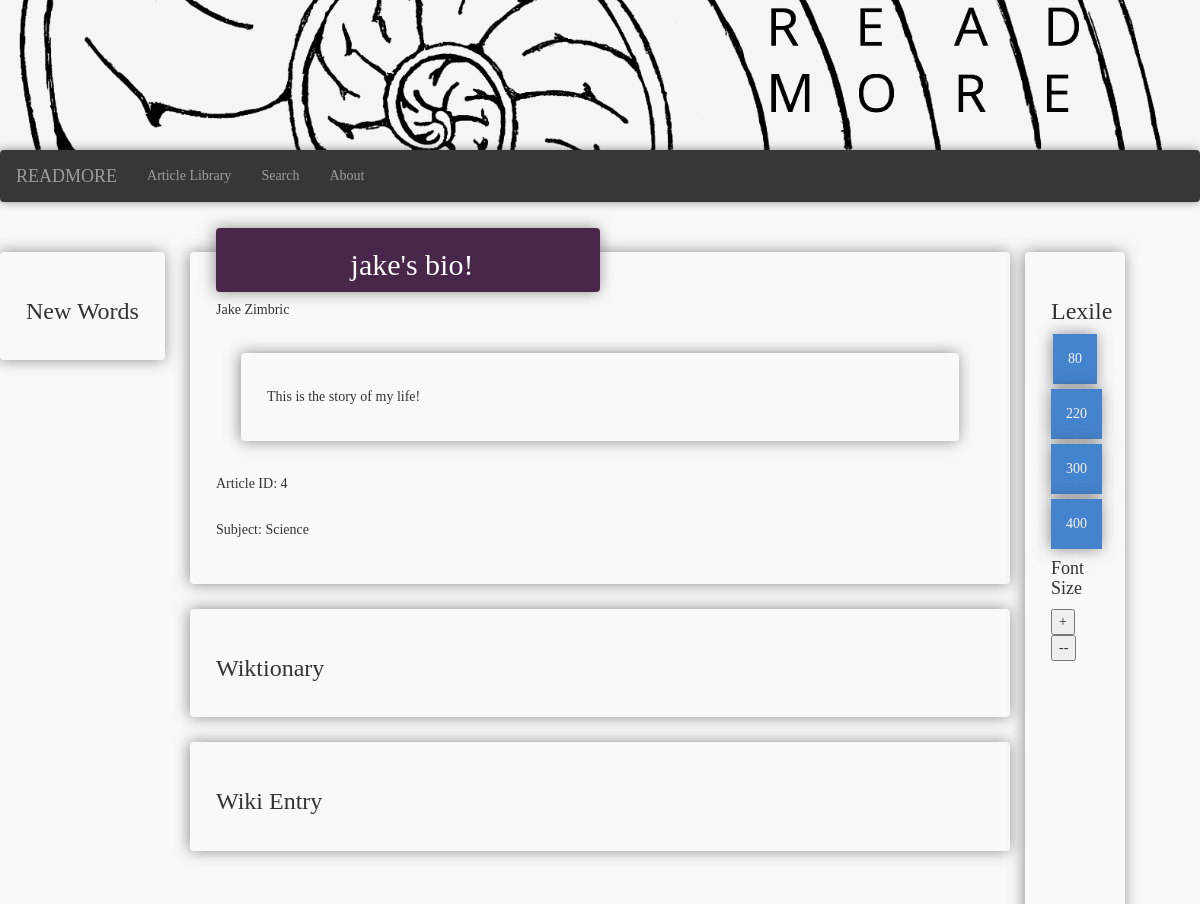
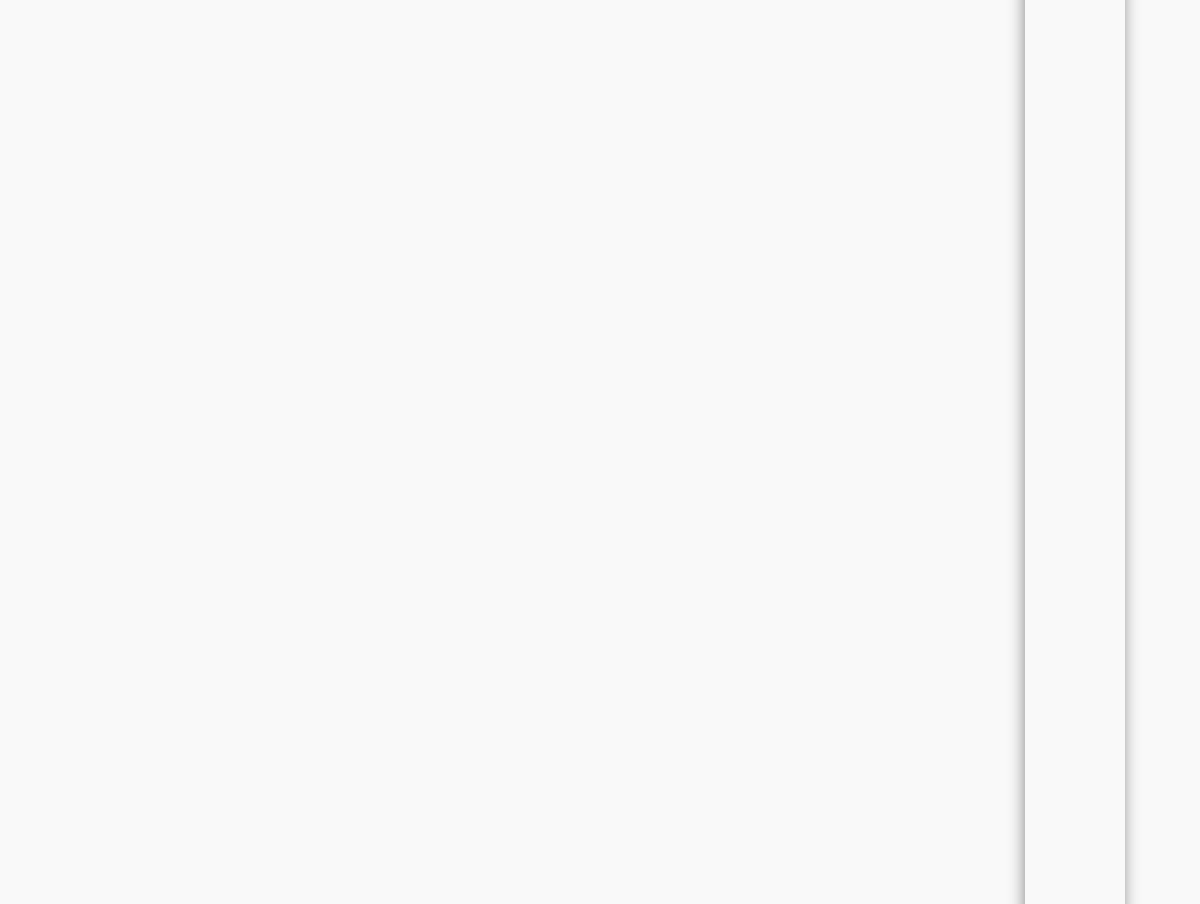
Page /4/reader/ on the committed database (2 pictures, top to bottom).
### reader/models.py (models this page shows, shortened)
class Body(models.Model):
	article = models.ForeignKey(Article, related_name="bodies", on_delete=models.CASCADE)
	body = models.TextField()
	lexile = models.IntegerField()

class Article(models.Model):
	title = models.CharField(max_length=200)
	author = models.CharField(max_length=200)
	blurb = models.CharField(max_length=135)
	featured = models.BooleanField()
	subject = models.SlugField(max_length=50)

### reader/views.py (the view)
# urls.py: url(r'^(?P<article_id>[0-9]+)/reader/$', 'reader.views.reader', name="reader")
def reader(request, article_id):
	article = get_object_or_404(Article, pk=article_id)
	body = article.bodies.all()
	context = {
	'article' : article,
	'body' : body,
	}
	return render(request, "article.html", context)

### reader/templates/article.html (shortened to what this page needs)
{% extends 'base.html' %}
{%block library %}
	<div class="spacer">
	<div>
	<div class="well new-words left-side-bar">
				<h3>New Words</h3>
			</div>
	<div class="container-fluid article">
			<div class="well right-side-bar">
				<h3>Lexile</h3>
				 	{% for l in body %}
			 			<button type="button" class="lexile" id="lexile-{{l.lexile}}"> {{ l.lexile }}</button>
			 		{% endfor %}
			 	<h4> Font Size </h3>
			 	<button type="button" class="font">+</button>
			 	<button type="button" class="font-size--">--</button>
			 </div>
		<div class ="well">
		<div class = "feature well">
				<h1>{{ article.title }}</h1>
				</div>
				<p> {{ article.author }}</p>
				{% for b in body %}
				<p class = "lexile-picker well clickable" id="lexile-{{b.lexile}}"> {{ b.body }} </p>
				{% endfor %}
				<p> Article ID: {{ article.id }} </p>
				<p> Subject: {{ article.subject }} </p>
		</div>
		<div class="well">
			<h3>Wiktionary</h3>
		</div>
		<div class="well">
			<h3>Wiki Entry</h3>
		</div>
	</div>
	{% endblock %}

### reader/static/reader/style.css (style rules this page uses)
* { font-family: "Times New Roman", Times, serif; }
.well { padding: 25px; margin: 25px; background-color: #f9f9f9; border-color: transparent; -webkit-box-shadow: -1px 0px 15px 0px rgba(50, 50, 50, 0.54); -moz-box-shadow: -1px 0px 15px 0px rgba(50, 50, 50, 0.54); box-shadow: -1px 0px 15px 0px rgba(50, 50, 50, 0.54); }
h1 { font: 30px/30px Times, serif; text-align: center; }
body { background-color: #F9f9f9; }
.article { margin-left: 150px; margin-right: 150px; margin-top: 25px; }
p { font-size: 14px; line-height: 36px; }
button.lexile { background-color: #4484ce; color: #f4f4f4; border: none; padding: 15px 15px; text-align: center; text-decoration: none; font-size: 14px; display: list-item; margin: 5px; margin-left: auto; margin-right: auto; -webkit-box-shadow: -1px 0px 15px 0px rgba(50, 50, 50, 0.54); -moz-box-shadow: -1px 0px 15px 0px rgba(50, 50, 50, 0.54); box-shadow: -1px 0px 15px 0px rgba(50, 50, 50, 0.54); }
.right-side-bar { overflow-y: auto; position: absolute; height: 100%; right: 50px; width: 100px; }
.left-side-bar { overflow-y: auto; margin-left: -250px; left: 250px; position: fixed; z-index: 1000; }
.feature { background-color: #49274a; color: #f9f9f9; width: 50%; position: relative; text-align: center; line-height: 0px; padding: 1px 2px 1px 10px; margin: -50px 0 0 0px; }

### rows in the picture
Body: lexile "80", body "This is the story of my life!"
Body: lexile "220"
Body: lexile "300"
Body: lexile "400"
Article: title "jake's bio!", author "Jake Zimbric", id "4", subject "Science"
